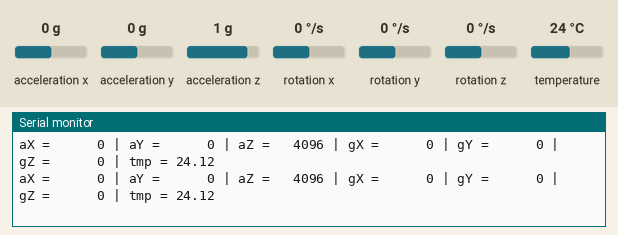
Recording of a program running on a simulated Arduino Nano, built with avr-gcc and run on an emulated ATmega328P. Parts: the last lines printed to the serial monitor. Wiring (inferred from the names in the program): MPU-6050 motion sensor at I2C address 0x68. Inputs (shaded band) come from the test bench; at power-on: acceleration x 0 g, acceleration y 0 g, acceleration z 1 g, rotation x 0 °/s, rotation y 0 °/s, rotation z 0 °/s, temperature 24 °C.

Above: at 1.2 s.
1.3 s: acceleration x set to -1.4 g
At 1.42 s:
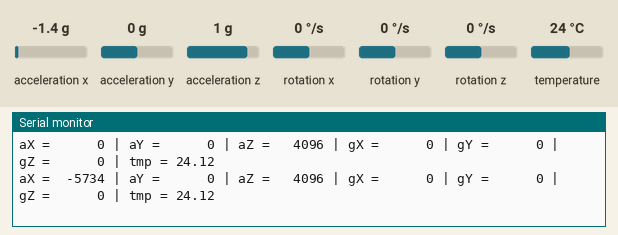
3.3 s: acceleration y set to -1.4 g
At 3.44 s:
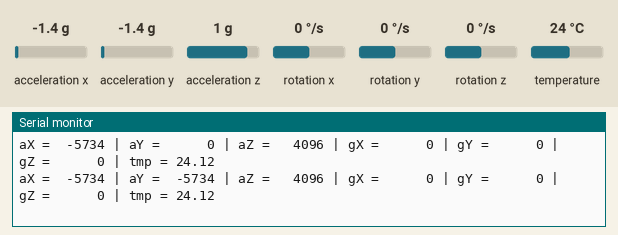
5.3 s: acceleration z set to -1.4 g
At 5.46 s:
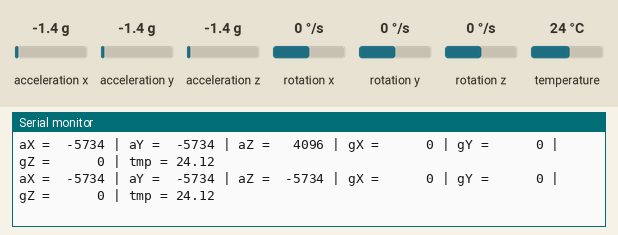
7.3 s: rotation x set to -192 °/s
At 7.37 s:
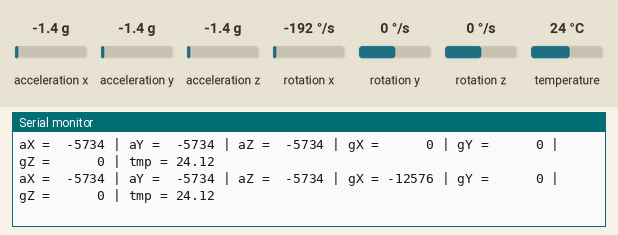
9.2 s: rotation y set to -192 °/s
At 9.29 s:
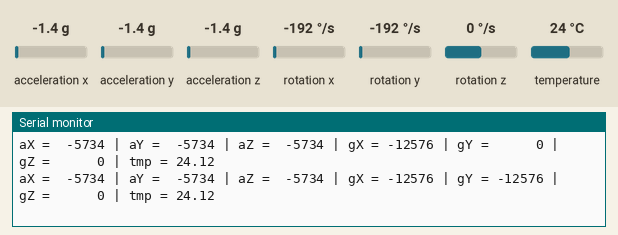
11.1 s: rotation z set to -192 °/s
At 11.21 s:
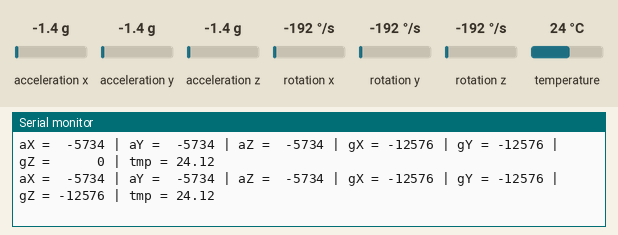

Measured:
- after the input at 1.3 s, the serial monitor: prints a new line after 0.12 s (image 1)
- after the input at 3.3 s, the serial monitor: prints a new line after 0.13 s (image 2)
- after the input at 5.3 s, the serial monitor: prints a new line after 0.15 s (image 3)
- after the input at 7.3 s, the serial monitor: prints a new line after 0.07 s (image 4)
- after the input at 9.2 s, the serial monitor: prints a new line after 0.08 s (image 5)
- after the input at 11.1 s, the serial monitor: prints a new line after 0.10 s (image 6)

The program:

main.cpp
```cpp
#include <Arduino.h>
#include <Wire.h>
#include <SPI.h>
#include <Servo.h>

//MPU6050 and Arduino Tutorial
//https://www.youtube.com/watch?v=wTfSfhjhAU0
//
//Arduino Nano use A4(SDA), A5(SCL)


volatile bool sendHigh;
const int MPU_ADDR = 0x68;
volatile int c;

volatile int16_t x;
volatile int16_t y;
volatile int16_t z;

volatile int16_t gyro_x, gyro_y, gyro_z;
volatile int16_t accel_x, accel_y, accel_z;
volatile int16_t temp;

char  tmp_str[7];

char* convert_int16_to_str(int16_t i)
{
  sprintf(tmp_str, "%6d", i);// Function to convert numerical values into Raw Data
  return tmp_str;
}

void setup()
{
  Serial.begin(9600);//Change this to make data processing faster
  Wire.begin();

  //Wakes up MPU from sleep by writing 0 to the Power management register
  Wire.beginTransmission(MPU_ADDR);
  Wire.write(0x6B);
  Wire.write(0);
  Wire.endTransmission(true);

  /*
    Changing Accelerometer and Gyroscope config settings.
    Accelerometer register is directly after Gyro, therefore no need to specify which register to write to since it auto increments
  */
  Wire.beginTransmission(MPU_ADDR);
  Wire.write(0x1B); //Gyroscope settings register for changing sensitivity
  Wire.write(0x08); //Changes sensitivity of the Gyroscope: look at register sheet
  Wire.write(0x10); //Changes sensitivity of Accelerometer: look at register sheet
  Wire.endTransmission(true);

  /*
    SPI slave side setup
  */
  SPI.beginTransaction(SPISettings(500000, MSBFIRST, SPI_MODE1)); // (Speed, dataOrder, dataMode(i.e rising edge vs. falling edge))
  pinMode(MISO, OUTPUT);
  pinMode(MOSI, INPUT);
  pinMode(SCK, INPUT);
  pinMode(SS, INPUT);
  pinMode(LED_BUILTIN, OUTPUT);
  SPCR |= _BV(SPE) | _BV(SPIE);// Enable SPI in slave mode
  sei();
  sendHigh=true;
  c = 0;
}

/*
  Sends each sensor data 1 Byte at a time which is then combined in the Master Simulation Code
  Uses the iterator 'c' as a conditional to make sure each data is sent (Total of 3, i.e. accel_x,y,z)
  Hoping to optimize and minimize use of nested if-statements
*/
ISR(SPI_STC_vect)
{
  /*
    Master uses SPI.transfer(data), where 'data' is used as a condition. 0x61 is 'a' for
    accelerometer data, 0x67 is 'g' for gyroscope data, 0x74 is 't' for temperature data.
    This mechanism can change depending on the Pico or Nano/Uno.
  */
  if(SPDR == 0x61)
  {
    x = accel_x;
    y = accel_y;
    z = accel_z;
  }
  else if(SPDR == 0x67)
  {
    x = gyro_x;
    y = gyro_y;
    z = gyro_z;
  }
  else if(SPDR == 0x74)
  {
    x = (temp/340.00+36.65);
    y = (temp/340.00+36.65);
    z = (temp/340.00+36.65);
  }
  else
  {
    x = 0x00;
    y = 0x00;
    z = 0x00;
  }

  /*
    These if statements send the data to the SPDR data register for the Master to receive.
    If the number is greater/less than -32768 to 32767, will overflow, but according to
    MPU6050, these values should not exceed either limit.
  */
  if (c==0)
  {
    if(sendHigh)
    {
      SPDR = (x >> 8) & 0xFF;
      sendHigh = false;
    }
    else
    {
      SPDR = x & 0xFF;
      sendHigh = true;
      c++;
    }
  }
  else if (c==1)
  {
    if (sendHigh)
    {
      SPDR = (y >> 8) & 0xFF;
      sendHigh = false;
    }
    else
    {
      SPDR = y & 0xFF;
      sendHigh = true;
      c++;
    }
  }
  else if (c==2)
  {
    if (sendHigh)
    {
      SPDR = (z >> 8) & 0xFF;
      sendHigh = false;
    }
    else
    {
      SPDR = z & 0xFF;
      sendHigh = true;
      c=0;
    }
  }
}

void loop()
{
  //MPU6050 Register Sheet for specific register allocations
  //https://cdn.sparkfun.com/datasheets/Sensors/Accelerometers/RM-MPU-6000A.pdf

  Wire.beginTransmission(MPU_ADDR);
  Wire.write(0x3B); //Select starting Acceleration Register
  Wire.endTransmission(false);
  Wire.requestFrom(MPU_ADDR, 6, true); //Read next 6 registers

  //Top register is High, bottom register is Low hence the bit shift
  accel_x = Wire.read()<<8 | Wire.read();
  accel_y = Wire.read()<<8 | Wire.read();
  accel_z = Wire.read()<<8 | Wire.read();

  //Test Values:
  //accel_x=4660;
  //accel_y=22136;
  //accel_z=30612;

  Wire.beginTransmission(MPU_ADDR);
  Wire.write(0x43); //Select starting Gyroscope Register
  Wire.endTransmission(false);
  Wire.requestFrom(MPU_ADDR, 6, true); //Read next 6 registers

  //Top register is High, bottom register is Low hence the bit shift
  gyro_x = Wire.read()<<8 | Wire.read();
  gyro_y = Wire.read()<<8 | Wire.read();
  gyro_z = Wire.read()<<8 | Wire.read();

  //Test values:
  //gyro_x=10072;
  //gyro_y=9029;
  //gyro_z=-26505;

  Wire.beginTransmission(MPU_ADDR);
  Wire.write(0x41); //Select starting Temperature Register
  Wire.endTransmission(false);
  Wire.requestFrom(MPU_ADDR, 2, true); //Read next 2 registers
  temp = Wire.read()<<8 | Wire.read();

  /*
    Print statements that can be removed, only used to test program and verify values between Slave and Master
  */
  Serial.print("aX = "); Serial.print (convert_int16_to_str(accel_x));
  Serial.print(" | aY = "); Serial.print (convert_int16_to_str(accel_y));
  Serial.print(" | aZ = "); Serial.print (convert_int16_to_str(accel_z));

  Serial.print(" | gX = "); Serial.print (convert_int16_to_str(gyro_x));//Print out gyroscope data
  Serial.print(" | gY = "); Serial.print (convert_int16_to_str(gyro_y));
  Serial.print(" | gZ = "); Serial.print (convert_int16_to_str(gyro_z));

  Serial.print(" | tmp = "); Serial.print (temp/340.00+36.65);//Print out Temperatrue data
  Serial.println();
}
```
